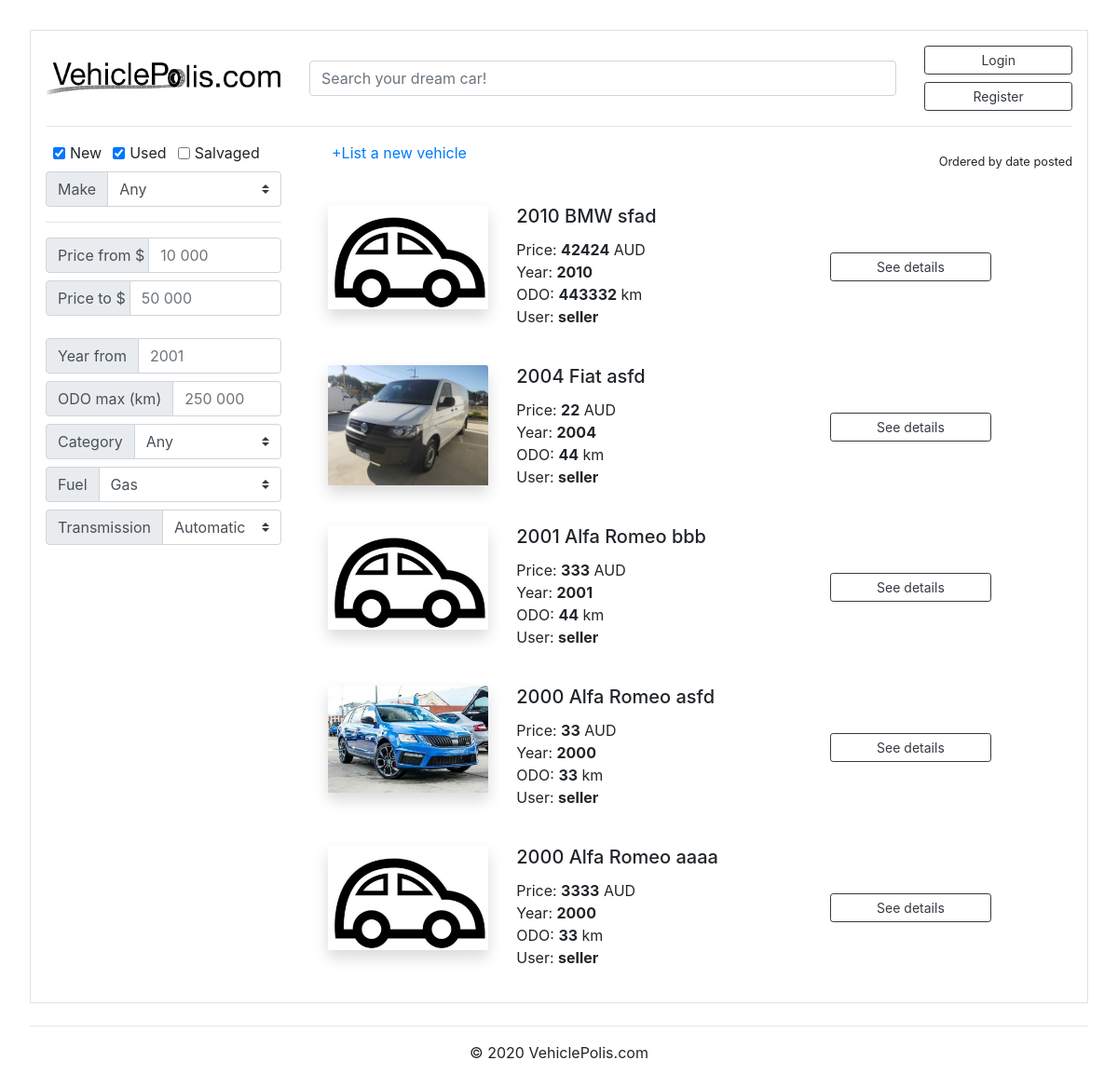
The app's page /item_list, older data.
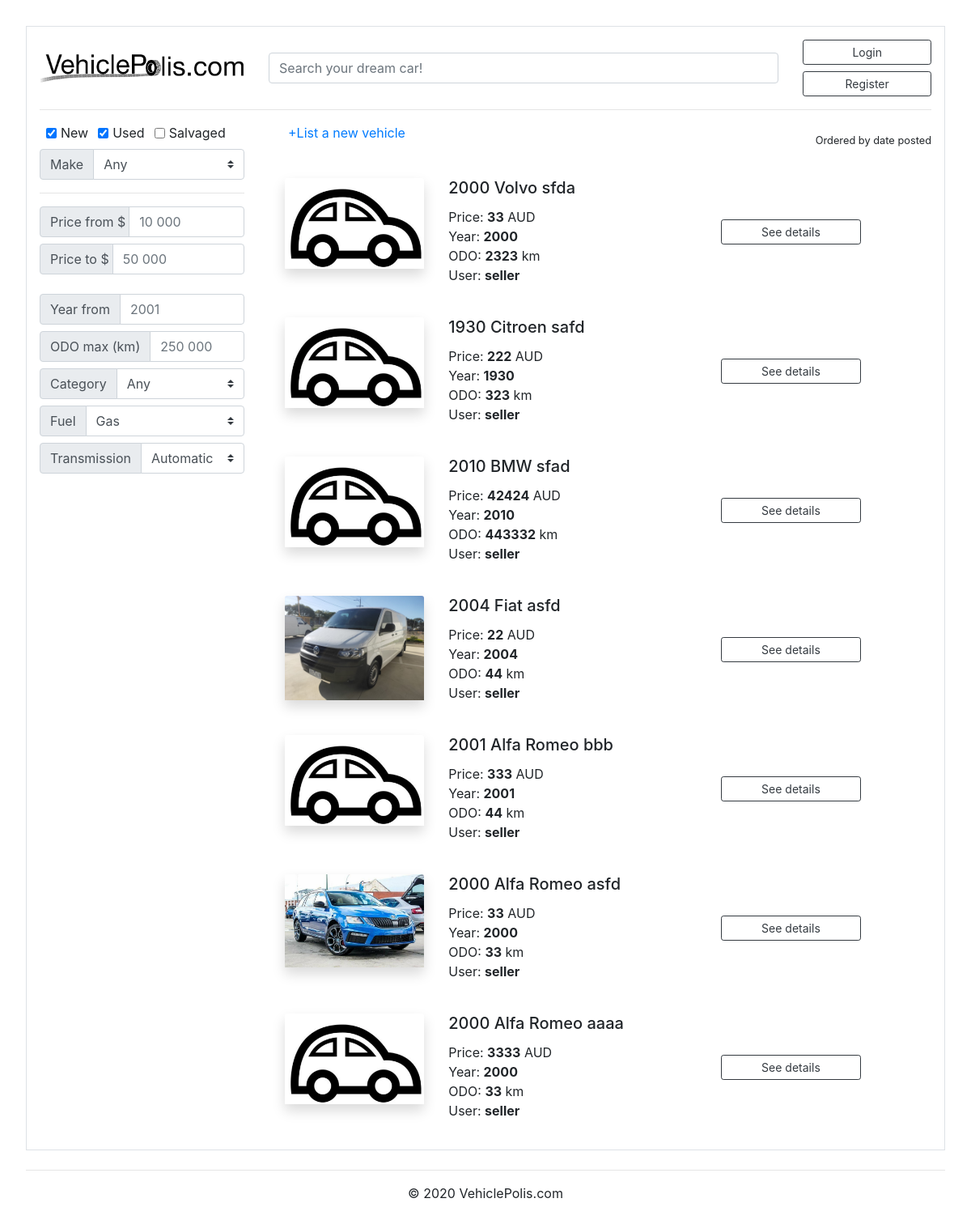
The same page, newer data.
### marketplace/models.py (models this page shows, shortened)
class Post(db.Model):
    id = db.Column(db.Integer, primary_key=True)
    condition = db.Column(db.String(100), nullable=False)
    title = db.Column(db.String(100), nullable=False)
    make = db.Column(db.String(100), nullable=False)
    model = db.Column(db.String(100), nullable=False)
    price = db.Column(db.Integer(), nullable=False)
    year = db.Column(db.Integer(), nullable=False)
    ODO = db.Column(db.Integer(), nullable=False)
    category = db.Column(db.String(100), nullable=False)
    fuel = db.Column(db.String(100), nullable=False)
    transmission = db.Column(db.String(100), nullable=False)
    quantity = db.Column(db.Integer(), nullable=False)
    date_posted = db.Column(db.DateTime, nullable=False, default=datetime.now)
    description = db.Column(db.Text, nullable=True)
    image_file = db.Column(db.String(20), nullable=False, default='default.png')
    user_id = db.Column(db.Integer, db.ForeignKey('user.id'), nullable=False)
    orders = db.relationship('Order', backref='item', lazy=True)
    reviews = db.relationship('Review', backref='item', lazy=True)

class User(db.Model, UserMixin):
    id = db.Column(db.Integer, primary_key=True)
    username = db.Column(db.String(20), unique=True, nullable=False)
    email = db.Column(db.String(120), unique=True, nullable=False)
    password = db.Column(db.String(60), nullable=False)
    role = db.Column(db.String(10), unique=False, nullable=False) #not sure about this one, gotta figure out
    contact_number = db.Column(db.String(60), nullable=False)
    posts = db.relationship('Post', backref='author', lazy=True)
    orders = db.relationship('Order', backref='author', lazy=True)
    reviews = db.relationship('Review', backref='author', lazy=True)

### marketplace/routes.py (the view)
@app.route("/item_list")
def item_list():
    searchform = SearchForm()
    posts = Post.query.order_by(Post.id.desc()).all()
    return render_template('item_list.html', posts=posts, searchform=searchform)

### marketplace/forms.py
class SearchForm(FlaskForm):
    text = StringField('Search')
    submit = SubmitField('Search')

### marketplace/templates/item_list.html (shortened to what this page needs)
{% extends "base.html" %}
{% block content %}
<div class="row">
  <div class="col-md-3">
    <div class="row mb-2 mx-2">
        <div class="form-check form-check-inline">
          <input class="form-check-input" type="checkbox" id="inlineCheckbox1" value="option1" checked>
          <label class="form-check-label" for="inlineCheckbox1">New</label>
        </div>
        <div class="form-check form-check-inline">
          <input class="form-check-input" type="checkbox" id="inlineCheckbox2" value="option2" checked>
          <label class="form-check-label" for="inlineCheckbox2">Used</label>
        </div>
        <div class="form-check form-check-inline">
          <input class="form-check-input" type="checkbox" id="inlineCheckbox3" value="pt pl-5">
          <label class="form-check-label" for="inlineCheckbox3">Salvaged</label>
        </div>
    </div>
    <div class="input-group mb-2">
      <div class="input-group-prepend">
        <label class="input-group-text" for="inputGroupSelect01">Make</label>
      </div>
      <select class="custom-select" id="inputGroupSelect01">
        <option selected>Any</option>
      </select>
    </div>
    <hr>
    <div class="input-group mb-2">
      <div class="input-group-prepend">
        <span class="input-group-text mr-n2" id="basic-addon1">Price from $</span>
      </div>
      <input type="text" class="form-control" placeholder="10 000" aria-label="Username" aria-describedby="basic-addon1">
    </div>
    <div class="input-group mb-4">
      <div class="input-group-prepend">
        <span class="input-group-text mr-n2" id="basic-addon1">Price to $</span>
      </div>
      <input type="text" class="form-control" placeholder="50 000" aria-label="Username" aria-describedby="basic-addon1">
    </div>
    <div class="input-group mb-2">
      <div class="input-group-prepend">
        <span class="input-group-text" id="basic-addon1">Year from</span>
      </div>
      <input type="text" class="form-control" placeholder="2001" aria-label="Username" aria-describedby="basic-addon1">
    </div>
    <div class="input-group mb-2">
      <div class="input-group-prepend">
        <span class="input-group-text" id="basic-addon1">ODO max (km)</span>
      </div>
      <input type="text" class="form-control" placeholder="250 000" aria-label="Username" aria-describedby="basic-addon1">
    </div>
    <div class="input-group mb-2">
      <div class="input-group-prepend">
        <label class="input-group-text" for="inputGroupSelect01">Category</label>
      </div>
      <select class="custom-select" id="inputGroupSelect01">
        <option>Any</option>
      </select>
    </div>
    <div class="input-group mb-2">
      <div class="input-group-prepend">
        <label class="input-group-text" for="inputGroupSelect01">Fuel</label>
      </div>
      <select class="custom-select" id="inputGroupSelect01">
        <option selected>Gas</option>
      </select>
    </div>
    <div class="input-group mb-2">
      <div class="input-group-prepend">
        <label class="input-group-text" for="inputGroupSelect01">Transmission</label>
      </div>
      <select class="custom-select" id="inputGroupSelect01">
        <option value="1">Automatic</option>
      </select>
    </div>
  </div>
    <div class="col-md-9">
      <a href="{{ url_for('add_item') }}" class="m-4"> +List a new vehicle</a>
      <p class="text-right mt-n3"><small>Ordered by date posted</small></p>
      {% for post in posts %}
      <div class="card border-0">
        <div class="card-body">
          <div class="row">
            <div class="col-xl-3 col-lg-3 col-xs-3">
              <img class="card-img-top shadow" src="{{ url_for('static', filename='images/' + post.image_file) }}" alt="Card image cap">
            </div>
            <div class="col-xl-5 col-lg-5 col-xs-5">
              <h5 class="card-title">{{ post.year }} {{ post.make }} {{ post.model }}</h5>
              Price: <strong>{{ post.price }}</strong> AUD<br>
              Year: <strong>{{ post.year }}</strong><br>
              ODO: <strong>{{ post.ODO }}</strong> km<br>
              User: <strong>{{ post.author.username }}</strong>
            </div>
            <div class="col-xl-3 col-lg-3 col-xs-3 my-auto">
              <a href="{{ url_for('post', post_id=post.id) }}" class="btn btn-outline-dark btn-block btn-sm">See details</a>
            </div>
          </div>
        </div>
      </div>
      {% endfor %}
    </div>
</div>
{% endblock content %}

### marketplace/templates/base.html (shortened to what this page needs)
<!doctype html>
<html lang="en">
  <head>
    <link rel="stylesheet" href="https://stackpath.bootstrapcdn.com/bootstrap/4.4.1/css/bootstrap.min.css">
    <link rel="stylesheet" type="text/css" href="/static/CSS/styles.css">
  </head>
  <body>
    <div class="container p-3 my-3 border">
        <div class="row">
            <div class="col-md-4 col-lg-3 my-auto">
                <a href="{{ url_for('home') }}"><img src="/static/images/logo.png" class = "img-responsive" width = "100%"></a>
            </div>
            <div class="col-md-6 col-lg-7 my-auto">
                <form method="POST" action="">
                    {{ searchform.text(class="form-control", placeholder="Search your dream car!") }}
                </form>
            </div>
            <div class="col-md-2 col-lg-2">
                {% if current_user.is_authenticated %}
                    <a href="{{url_for('account')}}" class="btn btn-outline-dark btn-block btn-sm">Account</a>
                    <a href="{{url_for('logout')}}" class="btn btn-outline-dark btn-block btn-sm">Logout</a>
                {% else %}
                    <a href="{{url_for('login')}}" class="btn btn-outline-dark btn-block btn-sm">Login</a>
                    <a href="{{url_for('register')}}" class="btn btn-outline-dark btn-block btn-sm">Register</a>
                {% endif %}
            </div>
        </div>
        <hr>
        <div class='content'>
            {% block content %}
            {% endblock %}
        </div>
    </div>
    <footer class="footer">
        <hr class="mb-3 mt-4">
        <p class="text-center">© 2020 VehiclePolis.com</p>
    </footer>
  </body>
</html>

### marketplace/static/CSS/styles.css (style rules this page uses)
body { margin:2rem; }

Row changes from the older to the newer data that the page shows:
added Post: image_file (placeholder picture), year "2000", make "Volvo", model "sfda", price "33", ODO "2323", author.username "seller"
added Post: image_file (placeholder picture), year "1930", make "Citroen", model "safd", price "222", ODO "323", author.username "seller"
